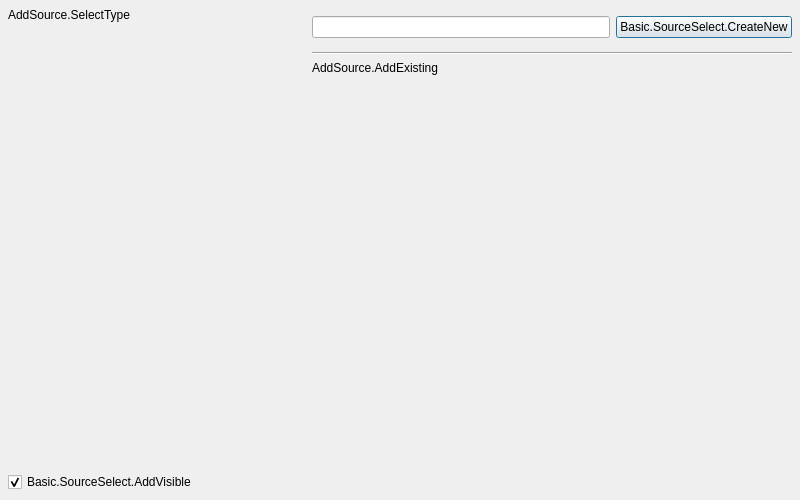
<?xml version="1.0" encoding="UTF-8"?>
<ui version="4.0">
 <class>OBSBasicSourceSelect</class>
 <widget class="QDialog" name="OBSBasicSourceSelect">
  <property name="windowModality">
   <enum>Qt::WindowModal</enum>
  </property>
  <property name="geometry">
   <rect>
    <x>0</x>
    <y>0</y>
    <width>800</width>
    <height>500</height>
   </rect>
  </property>
  <property name="sizePolicy">
   <sizepolicy hsizetype="Fixed" vsizetype="Preferred">
    <horstretch>0</horstretch>
    <verstretch>0</verstretch>
   </sizepolicy>
  </property>
  <property name="minimumSize">
   <size>
    <width>700</width>
    <height>0</height>
   </size>
  </property>
  <property name="maximumSize">
   <size>
    <width>900</width>
    <height>16777215</height>
   </size>
  </property>
  <property name="windowTitle">
   <string>AddSource.Title</string>
  </property>
  <layout class="QHBoxLayout" name="horizontalLayout" stretch="3,5">
   <property name="leftMargin">
    <number>0</number>
   </property>
   <property name="topMargin">
    <number>0</number>
   </property>
   <property name="rightMargin">
    <number>0</number>
   </property>
   <property name="bottomMargin">
    <number>0</number>
   </property>
   <item>
    <widget class="QFrame" name="addSource_SelectTypeFrame">
     <property name="enabled">
      <bool>true</bool>
     </property>
     <property name="sizePolicy">
      <sizepolicy hsizetype="Preferred" vsizetype="Expanding">
       <horstretch>0</horstretch>
       <verstretch>0</verstretch>
      </sizepolicy>
     </property>
     <property name="minimumSize">
      <size>
       <width>0</width>
       <height>0</height>
      </size>
     </property>
     <layout class="QVBoxLayout" name="verticalLayout">
      <property name="leftMargin">
       <number>8</number>
      </property>
      <property name="topMargin">
       <number>8</number>
      </property>
      <property name="rightMargin">
       <number>8</number>
      </property>
      <property name="bottomMargin">
       <number>8</number>
      </property>
      <item>
       <widget class="QLabel" name="addSource_TypeLabel">
        <property name="text">
         <string>AddSource.SelectType</string>
        </property>
       </widget>
      </item>
      <item>
       <widget class="QFrame" name="addSource_ButtonGrid">
        <property name="sizePolicy">
         <sizepolicy hsizetype="Preferred" vsizetype="Expanding">
          <horstretch>0</horstretch>
          <verstretch>0</verstretch>
         </sizepolicy>
        </property>
        <property name="lineWidth">
         <number>0</number>
        </property>
        <layout class="QGridLayout" name="gridLayout">
         <property name="leftMargin">
          <number>0</number>
         </property>
         <property name="topMargin">
          <number>0</number>
         </property>
         <property name="rightMargin">
          <number>0</number>
         </property>
         <property name="bottomMargin">
          <number>0</number>
         </property>
         <property name="horizontalSpacing">
          <number>6</number>
         </property>
        </layout>
       </widget>
      </item>
      <item>
       <spacer name="verticalSpacer_2">
        <property name="orientation">
         <enum>Qt::Vertical</enum>
        </property>
        <property name="sizeType">
         <enum>QSizePolicy::Minimum</enum>
        </property>
        <property name="sizeHint" stdset="0">
         <size>
          <width>20</width>
          <height>20</height>
         </size>
        </property>
       </spacer>
      </item>
      <item>
       <widget class="QCheckBox" name="addSource_SourceVisible">
        <property name="text">
         <string>Basic.SourceSelect.AddVisible</string>
        </property>
        <property name="checked">
         <bool>true</bool>
        </property>
       </widget>
      </item>
     </layout>
    </widget>
   </item>
   <item>
    <widget class="QFrame" name="addSource_SelectSourceContainer">
     <property name="sizePolicy">
      <sizepolicy hsizetype="Minimum" vsizetype="Expanding">
       <horstretch>0</horstretch>
       <verstretch>0</verstretch>
      </sizepolicy>
     </property>
     <property name="minimumSize">
      <size>
       <width>0</width>
       <height>0</height>
      </size>
     </property>
     <layout class="QVBoxLayout" name="verticalLayout_2">
      <property name="leftMargin">
       <number>8</number>
      </property>
      <property name="topMargin">
       <number>8</number>
      </property>
      <property name="rightMargin">
       <number>8</number>
      </property>
      <property name="bottomMargin">
       <number>8</number>
      </property>
      <item>
       <widget class="QFrame" name="addSource_SelectSourceFrame">
        <property name="frameShadow">
         <enum>QFrame::Plain</enum>
        </property>
        <layout class="QVBoxLayout" name="verticalLayout_6">
         <property name="leftMargin">
          <number>0</number>
         </property>
         <property name="topMargin">
          <number>0</number>
         </property>
         <property name="rightMargin">
          <number>0</number>
         </property>
         <property name="bottomMargin">
          <number>0</number>
         </property>
         <item>
          <widget class="QFrame" name="addSource_CreateNewFrame">
           <layout class="QHBoxLayout" name="horizontalLayout_2">
            <property name="leftMargin">
             <number>0</number>
            </property>
            <property name="topMargin">
             <number>8</number>
            </property>
            <property name="rightMargin">
             <number>0</number>
            </property>
            <property name="bottomMargin">
             <number>8</number>
            </property>
            <item>
             <widget class="QLineEdit" name="lineEdit"/>
            </item>
            <item>
             <widget class="QPushButton" name="addSourceButton_CreateNew">
              <property name="sizePolicy">
               <sizepolicy hsizetype="Maximum" vsizetype="Maximum">
                <horstretch>0</horstretch>
                <verstretch>0</verstretch>
               </sizepolicy>
              </property>
              <property name="text">
               <string>Basic.SourceSelect.CreateNew</string>
              </property>
             </widget>
            </item>
           </layout>
          </widget>
         </item>
         <item>
          <widget class="Line" name="addSource_SelectSeparator">
           <property name="orientation">
            <enum>Qt::Horizontal</enum>
           </property>
          </widget>
         </item>
         <item>
          <widget class="QLabel" name="addSource_ExistingLabel">
           <property name="sizePolicy">
            <sizepolicy hsizetype="Preferred" vsizetype="Maximum">
             <horstretch>0</horstretch>
             <verstretch>0</verstretch>
            </sizepolicy>
           </property>
           <property name="text">
            <string>AddSource.AddExisting</string>
           </property>
          </widget>
         </item>
         <item>
          <widget class="QScrollArea" name="addSource_ExistingScrollArea">
           <property name="frameShape">
            <enum>QFrame::NoFrame</enum>
           </property>
           <property name="frameShadow">
            <enum>QFrame::Plain</enum>
           </property>
           <property name="widgetResizable">
            <bool>true</bool>
           </property>
           <widget class="QWidget" name="addSource_ExistingScrollContents">
            <property name="geometry">
             <rect>
              <x>0</x>
              <y>0</y>
              <width>480</width>
              <height>406</height>
             </rect>
            </property>
            <layout class="QVBoxLayout" name="verticalLayout_4">
             <property name="leftMargin">
              <number>0</number>
             </property>
             <property name="topMargin">
              <number>8</number>
             </property>
             <property name="rightMargin">
              <number>0</number>
             </property>
             <property name="bottomMargin">
              <number>8</number>
             </property>
             <item alignment="Qt::AlignTop">
              <widget class="QFrame" name="addSource_ExistingListFrame">
               <property name="sizePolicy">
                <sizepolicy hsizetype="Maximum" vsizetype="Preferred">
                 <horstretch>0</horstretch>
                 <verstretch>0</verstretch>
                </sizepolicy>
               </property>
               <property name="minimumSize">
                <size>
                 <width>200</width>
                 <height>0</height>
                </size>
               </property>
               <layout class="QVBoxLayout" name="verticalLayout_5">
                <property name="leftMargin">
                 <number>0</number>
                </property>
                <property name="topMargin">
                 <number>0</number>
                </property>
                <property name="rightMargin">
                 <number>0</number>
                </property>
                <property name="bottomMargin">
                 <number>0</number>
                </property>
                <item>
                 <spacer name="verticalSpacer">
                  <property name="orientation">
                   <enum>Qt::Vertical</enum>
                  </property>
                  <property name="sizeHint" stdset="0">
                   <size>
                    <width>20</width>
                    <height>4</height>
                   </size>
                  </property>
                 </spacer>
                </item>
               </layout>
              </widget>
             </item>
            </layout>
           </widget>
          </widget>
         </item>
        </layout>
       </widget>
      </item>
      <item>
       <spacer name="horizontalSpacer">
        <property name="orientation">
         <enum>Qt::Horizontal</enum>
        </property>
        <property name="sizeHint" stdset="0">
         <size>
          <width>40</width>
          <height>0</height>
         </size>
        </property>
       </spacer>
      </item>
     </layout>
    </widget>
   </item>
  </layout>
 </widget>
 <resources>
  <include location="obs.qrc"/>
 </resources>
 <connections/>
</ui>
